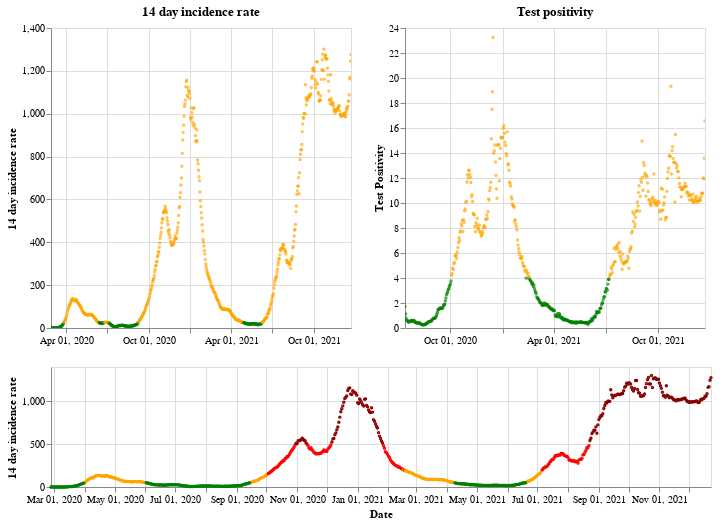

Write notebook code for a chart like this one.
### Markdown cell above
## Wales

### Code cell
plot_traffic_light('Wales')

### Figure 1 — Vega-Lite specification as saved in the notebook (floating-point values rounded to 4 significant figures; data arrays with more than 128 entries replaced by an {"elided": "..."} marker saying what was removed)
{"config": {"view": {"continuousWidth": 400, "continuousHeight": 300}}, "vconcat": [{"hconcat": [{"mark": {"type": "point", "size": 2}, "encoding": {"color": {"condition": {"value": "green", "test": "(datum.twoWeeklyCasesRate <= 25)"}, "value": "orange"}, "tooltip": [{"type": "nominal", "field": "areaName"}, {"type": "temporal", "field": "date"}, {"type": "quantitative", "field": "twoWeeklyCasesRate"}, {"type": "quantitative", "field": "testPositivity"}], "x": {"type": "temporal", "axis": {"title": ""}, "field": "date", "scale": {"domain": {"selection": "DateBrush"}}, "timeUnit": "yearmonthdate"}, "y": {"type": "quantitative", "axis": {"title": "14 day incidence rate"}, "field": "twoWeeklyCasesRate"}}, "title": "14 day incidence rate", "width": 300}, {"mark": {"type": "point", "size": 2}, "encoding": {"color": {"condition": {"value": "green", "test": "(datum.testPositivity <= 4)"}, "value": "orange"}, "tooltip": [{"type": "nominal", "field": "areaName"}, {"type": "temporal", "field": "date"}, {"type": "quantitative", "field": "twoWeeklyCasesRate"}, {"type": "quantitative", "field": "testPositivity"}], "x": {"type": "temporal", "axis": {"title": ""}, "field": "date", "scale": {"domain": {"selection": "DateBrush"}}, "timeUnit": "yearmonthdate"}, "y": {"type": "quantitative", "axis": {"title": "Test Positivity"}, "field": "testPositivity"}}, "title": "Test positivity", "width": 300}]}, {"layer": [{"mark": {"type": "point", "size": 2}, "encoding": {"color": {"condition": {"value": "orange", "test": "(((datum.testPositivity < 4) && (datum.twoWeeklyCasesRate >= 50)) && (datum.twoWeeklyCasesRate < 200))"}, "value": "red"}, "opacity": {"condition": {"value": 1, "test": "((datum.twoWeeklyCasesRate >= 50) && (datum.twoWeeklyCasesRate < 500))"}, "value": 0}, "tooltip": [{"type": "nominal", "field": "areaName"}, {"type": "temporal", "field": "date"}, {"type": "quantitative", "field": "twoWeeklyCasesRate"}, {"type": "quantitative", "field": "testPositivity"}], "x": {"type": "temporal", "axis": {"title": "Date"}, "field": "date", "timeUnit": "yearmonthdate"}, "y": {"type": "quantitative", "axis": {"title": "14 day incidence rate"}, "field": "twoWeeklyCasesRate"}}, "selection": {"DateBrush": {"type": "interval", "encodings": ["x"], "fields": ["Time"]}}}, {"mark": {"type": "point", "size": 2}, "encoding": {"color": {"value": "darkred"}, "opacity": {"condition": {"value": 1, "test": "(datum.twoWeeklyCasesRate >= 500)"}, "value": 0}, "tooltip": [{"type": "nominal", "field": "areaName"}, {"type": "temporal", "field": "date"}, {"type": "quantitative", "field": "twoWeeklyCasesRate"}, {"type": "quantitative", "field": "testPositivity"}], "x": {"type": "temporal", "axis": {"title": "Date"}, "field": "date", "timeUnit": "yearmonthdate"}, "y": {"type": "quantitative", "axis": {"title": "14 day incidence rate"}, "field": "twoWeeklyCasesRate"}}}, {"mark": {"type": "point", "size": 2}, "encoding": {"color": {"condition": {"value": "green", "test": "((datum.testPositivity < 4) && (datum.twoWeeklyCasesRate < 50))"}, "value": "orange"}, "opacity": {"condition": {"value": 1, "test": "(datum.twoWeeklyCasesRate < 50)"}, "value": 0}, "tooltip": [{"type": "nominal", "field": "areaName"}, {"type": "temporal", "field": "date"}, {"type": "quantitative", "field": "twoWeeklyCasesRate"}, {"type": "quantitative", "field": "testPositivity"}], "x": {"type": "temporal", "axis": {"title": "Date"}, "field": "date", "timeUnit": "yearmonthdate"}, "y": {"type": "quantitative", "axis": {"title": "14 day incidence rate"}, "field": "twoWeeklyCasesRate"}}}], "height": 120, "width": 660}], "data": {"name": "data-26a9869a479c88a4d29c7d274c4e6a19"}, "$schema": "https://vega.github.io/schema/vega-lite/v4.8.1.json", "datasets": {"data-26a9869a479c88a4d29c7d274c4e6a19": {"elided": "666 records"}}}
